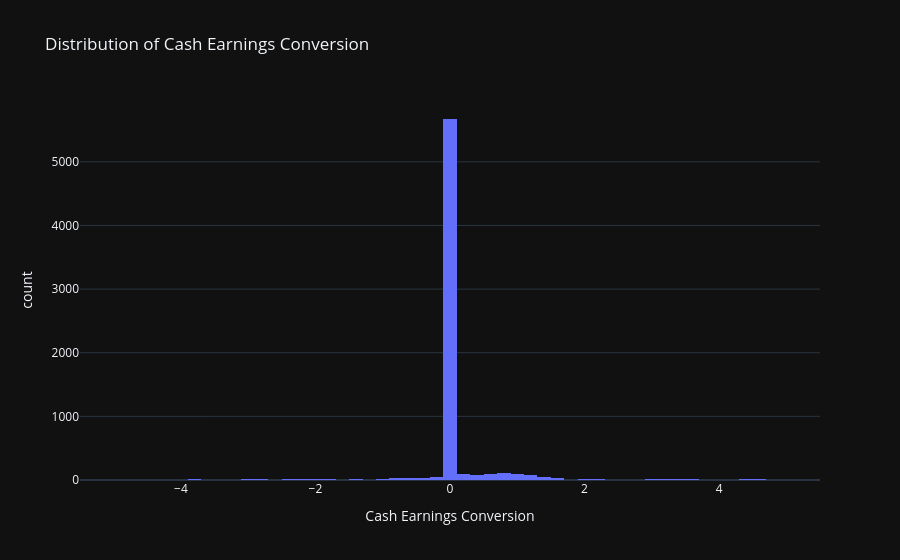

The notebook cell saved with this chart:
### Code cell
df=conn.sql("""
    WITH quantile_thresholds AS (
        SELECT 
            PERCENTILE_CONT(0.01) WITHIN GROUP (ORDER BY cash_earnings_conversion) AS lower_quantile,
            PERCENTILE_CONT(0.99) WITHIN GROUP (ORDER BY cash_earnings_conversion) AS upper_quantile
        FROM gold.financial_metrics
        WHERE cash_earnings_conversion IS NOT NULL
        
    )
    SELECT 
        accession_number,
        period_end,
        filed,
        cash_earnings_conversion 
    FROM gold.financial_metrics, quantile_thresholds
    WHERE cash_earnings_conversion > lower_quantile
    AND cash_earnings_conversion < upper_quantile
""")
fig=px.histogram(
    df,
    x='cash_earnings_conversion',
    nbins=100,
    title='Distribution of Cash Earnings Conversion',
    labels={'cash_earnings_conversion':'Cash Earnings Conversion'},
    hover_data={'accession_number':True, 'period_end':True, 'filed':True},
    template='plotly_dark'
)
fig.show()

### Figure 1 — Plotly figure (JSON) as saved in the notebook; plotly's stock layout.template omitted (floating-point values rounded to 4 significant figures; data arrays with more than 128 entries replaced by an {"elided": "..."} marker saying what was removed)
{"data": [{"bingroup": "x", "hovertemplate": "Cash Earnings Conversion=%{x}<br>count=%{y}<extra></extra>", "legendgroup": "", "marker": {"color": "#636efa", "pattern": {"shape": ""}}, "name": "", "nbinsx": 100, "orientation": "v", "showlegend": false, "type": "histogram", "x": {"elided": "6724 float values"}, "xaxis": "x", "yaxis": "y"}], "layout": {"barmode": "relative", "legend": {"tracegroupgap": 0}, "title": {"text": "Distribution of Cash Earnings Conversion"}, "xaxis": {"anchor": "y", "domain": [0, 1], "title": {"text": "Cash Earnings Conversion"}}, "yaxis": {"anchor": "x", "domain": [0, 1], "title": {"text": "count"}}}}
